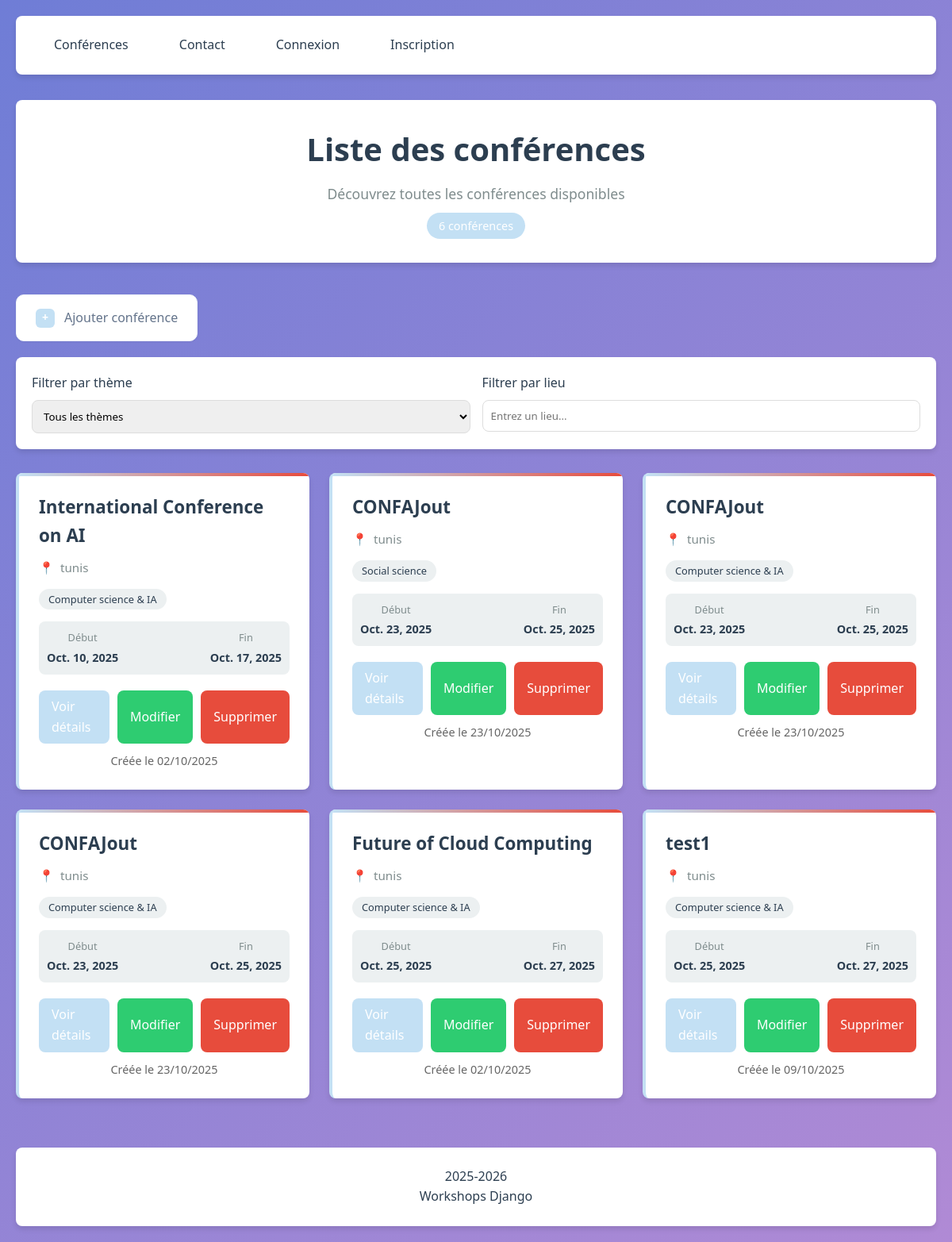
The page /conferences/liste/ on the database its author committed.
### ConferenceApp/models.py (models this page shows, shortened)
class Conference(models.Model):
    conference_id = models.AutoField(primary_key=True)
    name = models.CharField(max_length=255)
    description = models.TextField(validators=[
        MinLengthValidator(30, message="La description doit contenir au moins 30 caractères.")
    ])
    location = models.CharField(max_length=255)
    THEME = [
        ("CS&IA", "Computer science & IA"),
        ("CS", "Social science"),
        ("SE", "Science and eng")
    ]
    theme = models.CharField(max_length=255, choices=THEME)
    start_date = models.DateField()
    end_date = models.DateField()
    created_at = models.DateTimeField(auto_now_add=True)
    update_at = models.DateTimeField(auto_now=True)

### ConferenceApp/views.py (the view)
# urls.py: path("liste/", ConfernceList.as_view(), name="Conferences_list"),
class ConfernceList(ListView):
    model =Conference
    context_object_name = 'liste'
    ordering = ['start_date']
    template_name = 'conference/liste.html'
    def get_context_data(self, **kwargs):
        context = super().get_context_data(**kwargs)
        context['themes'] = Conference.THEME
        return context

### GestionConference/Templates/conference/liste.html (shortened to what this page needs)
{% extends "base.html" %}
{% block content %}
<div class="container">
    <div class="header">
        <h1>Liste des conférences</h1>
        <p class="subtitle">Découvrez toutes les conférences disponibles</p>
        <div class="conference-count">{{ liste|length }} conférence{{ liste|length|pluralize }}</div>
    </div>
    <div style="margin-bottom: 20px;">
        <a href="{% url 'Conference_add' %}" class="btn-elegant">
            <div class="btn-icon">+</div>
            <span>Ajouter conférence</span>
        </a>
    </div>
    <div class="filters">
        <div class="filter-group">
            <label class="filter-label" for="theme-filter">Filtrer par thème</label>
            <select class="filter-select" id="theme-filter">
                <option value="">Tous les thèmes</option>
            </select>
        </div>
        <div class="filter-group">
            <label class="filter-label" for="location-filter">Filtrer par lieu</label>
            <input type="text" class="filter-input" id="location-filter" placeholder="Entrez un lieu...">
        </div>
    </div>
    <div class="conferences-grid">
        {% if liste %}
            {% for conference in liste %}
            <div class="conference-card">
                <h3 class="conference-title">{{ conference.name }}</h3>
                <div class="conference-location">{{ conference.location }}</div>
                <div class="conference-theme">{{ conference.get_theme_display }}</div>
                <div class="conference-dates">
                    <div class="date-item">
                        <div class="date-label">Début</div>
                        <div class="date-value">{{ conference.start_date }}</div>
                    </div>
                    <div class="date-item">
                        <div class="date-label">Fin</div>
                        <div class="date-value">{{ conference.end_date }}</div>
                    </div>
                </div>
                <div class="card-actions" style="display: flex; flex-direction: column; gap: 10px; margin-top: 10px;">
                    <div style="display: flex; gap: 10px;">
                        <a href="{% url 'Conference_detail' pk=conference.pk %}" class="btn btn-view btn-bleu">Voir détails</a>
                        <a href="{% url 'Conference_edit' pk=conference.pk %}" class="btn btn-edit btn-vert">Modifier</a>
                        <a href="{% url 'Conference_delete' pk=conference.pk %}" class="btn btn-delete">Supprimer</a>
                    </div>
                    <div class="conference-meta" style="font-size: 0.9em; color: #666;">
                        Créée le {{ conference.created_at|date:"d/m/Y" }}
                    </div>
                </div>
            </div>
            {% endfor %}
        {% else %}
            <div class="empty-state">
                <div class="empty-icon">📅</div>
                <h3 class="empty-title">Aucune conférence disponible</h3>
                <p class="empty-text">Il n'y a actuellement aucune conférence à afficher. Revenez plus tard pour découvrir de nouveaux événements.</p>
            </div>
        {% endif %}
    </div>
</div>
{% endblock %}

### GestionConference/Templates/base.html (style rules this page uses)
:root { --primary-color: #c3e0f4; --secondary-color: #2c3e50; --accent-color: #e74c3c; --light-color: #ecf0f1; --success-color: #2ecc71; --text-color: #333; --border-radius: 8px; --box-shadow: 0 4px 6px rgba(0, 0, 0, 0.1); --transition: all 0.3s ease; }
* { margin: 0; padding: 0; box-sizing: border-box; }
body { font-family: 'Segoe UI', Tahoma, Geneva, Verdana, sans-serif; line-height: 1.6; color: var(--text-color); background: linear-gradient(135deg, #6f7dd6 0%, #b08ad5 100%); min-height: 100vh; padding: 20px; display: flex; flex-direction: column; min-height: 100vh; }
.container { max-width: 1200px; margin: 0 auto; flex: 1; }
.header { text-align: center; margin-bottom: 40px; padding: 30px; background: white; border-radius: var(--border-radius); box-shadow: var(--box-shadow); }
h1 { color: var(--secondary-color); font-size: 2.5rem; margin-bottom: 10px; }
.subtitle { color: #7f8c8d; font-size: 1.1rem; }
.conference-count { background: var(--primary-color); color: white; padding: 5px 15px; border-radius: 20px; font-size: 0.9rem; margin-top: 10px; display: inline-block; }
.conferences-grid { display: grid; grid-template-columns: repeat(auto-fill, minmax(350px, 1fr)); gap: 25px; margin-bottom: 30px; }
.conference-card { background: white; border-radius: var(--border-radius); box-shadow: var(--box-shadow); padding: 25px; transition: var(--transition); border-left: 4px solid var(--primary-color); position: relative; overflow: hidden; }
.conference-card::before { content: ''; position: absolute; top: 0; left: 0; right: 0; height: 4px; background: linear-gradient(90deg, var(--primary-color), var(--accent-color)); }
.conference-title { font-size: 1.4rem; color: var(--secondary-color); margin-bottom: 10px; font-weight: 600; }
.conference-location { display: flex; align-items: center; color: #7f8c8d; margin-bottom: 15px; font-size: 0.95rem; }
.conference-location::before { content: '📍'; margin-right: 8px; }
.conference-theme { display: inline-block; background: var(--light-color); color: var(--secondary-color); padding: 3px 12px; border-radius: 15px; font-size: 0.8rem; margin-bottom: 15px; }
.conference-dates { display: flex; justify-content: space-between; background: var(--light-color); padding: 10px; border-radius: var(--border-radius); margin-bottom: 20px; font-size: 0.9rem; }
.date-item { text-align: center; }
.date-label { font-size: 0.8rem; color: #7f8c8d; margin-bottom: 3px; }
.date-value { font-weight: 600; color: var(--secondary-color); }
.card-actions { display: flex; justify-content: space-between; align-items: center; gap: 10px; }
.btn { display: inline-flex; align-items: center; padding: 8px 16px; border-radius: var(--border-radius); text-decoration: none; font-weight: 500; transition: var(--transition); border: none; cursor: pointer; font-family: inherit; }
.btn-delete { background-color: var(--accent-color); color: white; }
.btn-vert { background-color: var(--success-color); color: white; }
.btn-bleu { background-color: var(--primary-color); color: white; }
.btn-elegant { display: inline-flex; align-items: center; gap: 12px; padding: 16px 24px; background: white; border: 1px solid #f1f5f9; border-radius: 10px; text-decoration: none; color: #64748b; font-weight: 500; box-shadow: 0 1px 3px rgba(0, 0, 0, 0.05); transition: all 0.2s ease; }
.btn-icon { width: 24px; height: 24px; background: var(--primary-color); color: white; border-radius: 6px; display: flex; align-items: center; justify-content: center; font-weight: bold; font-size: 14px; }
.conference-meta { font-size: 0.8rem; color: #95a5a6; }
.filters { background: white; padding: 20px; border-radius: var(--border-radius); box-shadow: var(--box-shadow); margin-bottom: 30px; display: flex; gap: 15px; flex-wrap: wrap; }
.filter-group { flex: 1; min-width: 200px; }
.filter-label { display: block; margin-bottom: 8px; font-weight: 500; color: var(--secondary-color); }
.filter-select, .filter-input { width: 100%; padding: 10px; border: 1px solid #ddd; border-radius: var(--border-radius); font-family: inherit; }

### rows shown on the page
Conference: name "International Conference on AI", location "tunis", theme "Computer science & IA", start_date "Oct. 10, 2025", end_date "Oct. 17, 2025", created_at "02/10/2025"
Conference: name "CONFAJout", location "tunis", theme "Social science", start_date "Oct. 23, 2025", end_date "Oct. 25, 2025", created_at "23/10/2025"
Conference: name "CONFAJout", location "tunis", theme "Computer science & IA", start_date "Oct. 23, 2025", end_date "Oct. 25, 2025", created_at "23/10/2025"
Conference: name "CONFAJout", location "tunis", theme "Computer science & IA", start_date "Oct. 23, 2025", end_date "Oct. 25, 2025", created_at "23/10/2025"
Conference: name "Future of Cloud Computing", location "tunis", theme "Computer science & IA", start_date "Oct. 25, 2025", end_date "Oct. 27, 2025", created_at "02/10/2025"
Conference: name "test1", location "tunis", theme "Computer science & IA", start_date "Oct. 25, 2025", end_date "Oct. 27, 2025", created_at "09/10/2025"

### other values the page prints
{{ liste|length }} "6"
